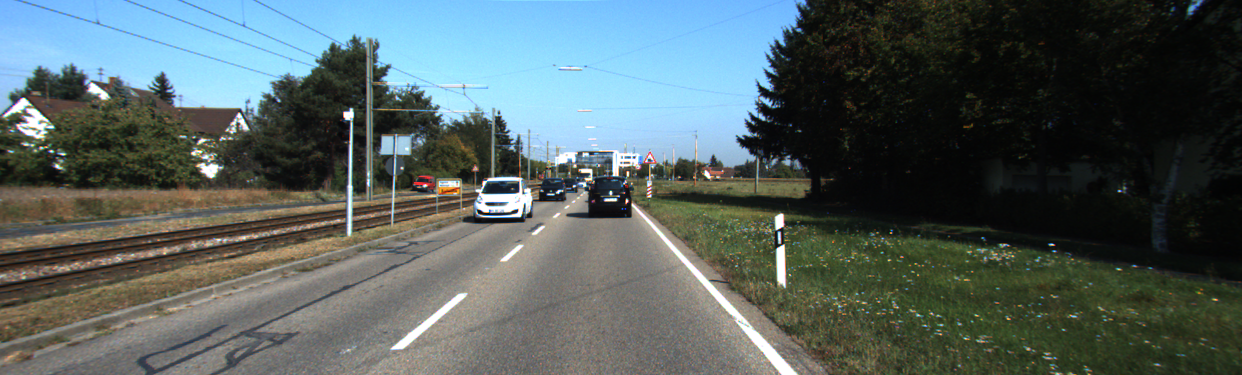
#> input picture ImageProcessingExercises/Project02/roads/um_000034.png, 1242 x 375 px, found by its file name
$ jupyter execute LineDetection.ipynb
#> lines starting #> are read from the running program, lines starting #| are printed output that depends on the picture; after the words box and inside, x2 and y2 are one past the last pixel; in counts of white or black regions, pixels touching at a corner belong together; long printed decimals are rounded
[cell 1]
import cv2
import numpy as np
import matplotlib.pylab as plt
import scipy

[cell 2]
image = cv2.imread("roads\\um_000034.png")
#> image is the input picture: shape (375, 1242, 3); mean B, G, R 95.7, 96.4, 83.7
image = cv2.cvtColor(image, cv2.COLOR_BGR2RGBA)
#> image: shape (375, 1242, 4)

plt.imshow(image)
plt.show()

[cell 3]
gray_image = cv2.cvtColor(image, cv2.COLOR_RGB2GRAY)
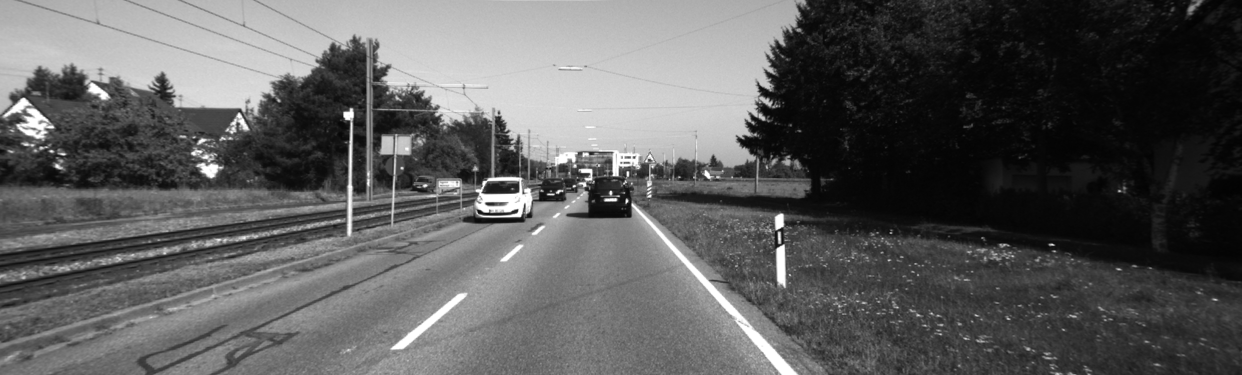
#> gray_image: shape (375, 1242); min 2, max 255, mean 92.5
meanFilter = np.ones((5,5))/25
convolutionImage = scipy.ndimage.convolve(gray_image, meanFilter)
plt.imshow(gray_image)
plt.show()
plt.imshow(convolutionImage)
plt.show()
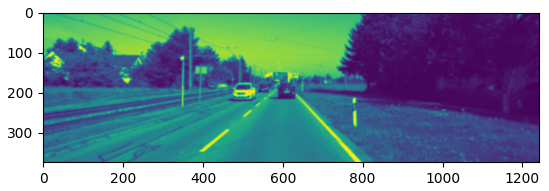
#> figure drawn by matplotlib, 1 panel

[cell 4]
canny_image = cv2.Canny(convolutionImage, 100, 200)
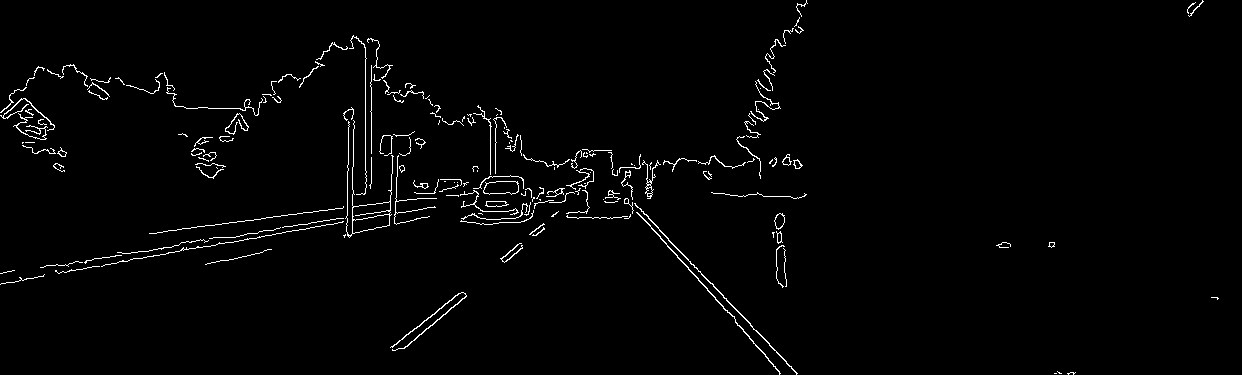
#> canny_image: shape (375, 1242); 1.8% white in thin lines or dots

plt.imshow(canny_image)
plt.show()

[cell 5]
# 375 heigth 1242 width
image_heigth = image.shape[0]
#> image_heigth = 375
image_width = image.shape[1]
#> image_width = 1242
# channel_count = image.shape[2]
# print(str(image_heigth), str(image_width), str(channel_count))

# 3 nokta belirleniyor
region_of_interest_vertices = [
    (0, image_heigth),
    (image_width/2, image_heigth/2),
    (image_width, image_heigth)
]
#> region_of_interest_vertices = [(0, 375), (621, 187.5), (1242, 375)]

# [0, 0, 0, 0, ...]
mask = np.zeros_like(canny_image)
plt.imshow(mask)
plt.show()

print(mask)
#> (printed output is left out)
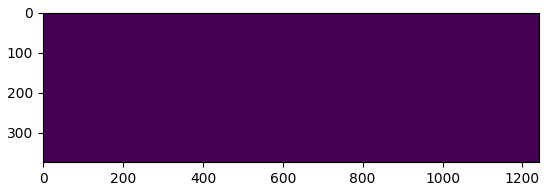
#> figure drawn by matplotlib, 1 panel

[cell 6]
# (255, 255, 255, 255, ....)
# match_mask_color = (255,) * channel_count
match_mask_color = 255
cv2.fillPoly(mask, np.array([region_of_interest_vertices], np.int32), match_mask_color)
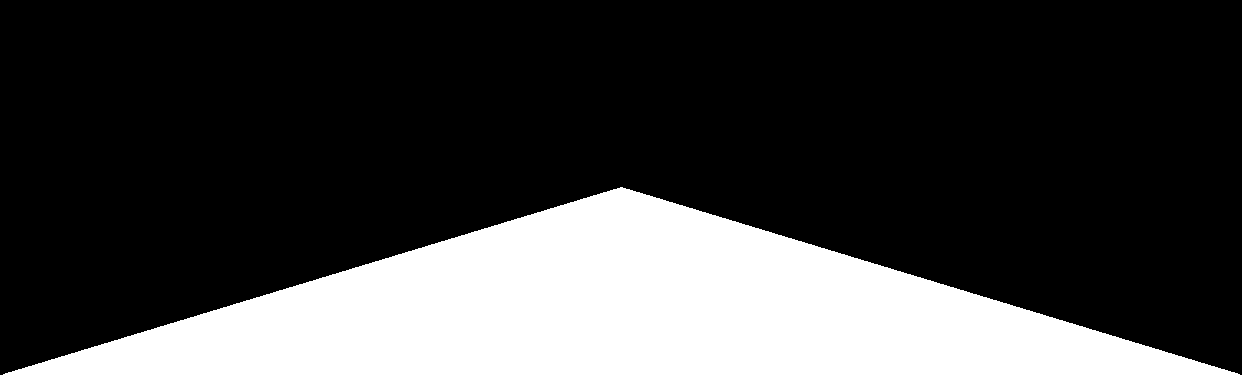
#> mask: shape (375, 1242); 25.1% white; 1 white region, box (x1, y1, x2, y2) and area: (3, 187, 1240, 375) 116803

plt.imshow(mask)
plt.show()

print(match_mask_color)

[cell 7]
masked_image = cv2.bitwise_and(canny_image, mask)
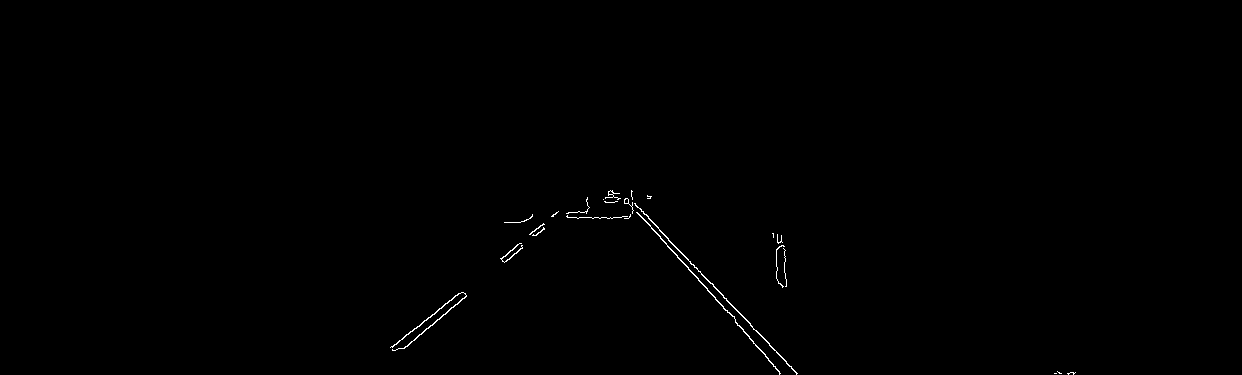
#> masked_image: shape (375, 1242); 0.31% white in thin lines or dots, all inside (x1, y1, x2, y2) = (390, 190, 1076, 375)

plt.imshow(masked_image)
plt.show()

[cell 8]
lines = cv2.HoughLinesP(masked_image,
                        rho=2,
                        theta=np.pi/60,
                        threshold=100,
                        lines=np.array([]),
                        minLineLength=40,
                        maxLineGap=100)
#> lines = [[626, 198, 735, 319], [392, 347, 553, 216], [632, 204, 726, 298], [625, 198, 749, 336], [403, 348, 458, 303]]

print(lines)
#| [[[626 198 735 319]]
#|  [[392 347 553 216]]
#|  [[632 204 726 298]]
#|  [[625 198 749 336]]
#|  [[403 348 458 303]]]

[cell 9]
coordi_line = []
coordi_lane_m = []
if lines is not None:
    for line in lines:
        for x1, y1, x2, y2 in line:
            coordi_line.append([x1, image_heigth-y1, x2, image_heigth-y2])
            coordi_lane_m.append(((image_heigth-y2) - (image_heigth-y1)) / (x2 - x1))
#> this loop made 5 passes
#> after the loop, coordi_lane_m = [-1.11, 0.814, -1, -1.11, 0.818]; coordi_line = [[626, 177, 735, 56], [392, 28, 553, 159], [632, 171, 726, 77], [625, 177, 749, 39], [403, 27, 458, 72]]

print(image_heigth, image_width)
#| 375 1242
print(coordi_line)
#| [[626, 177, 735, 56], [392, 28, 553, 159], [632, 171, 726, 77], [625, 177, 749, 39], [403, 27, 458, 72]]
print(coordi_lane_m)
#| [-1.110, 0.8137, -1.0, -1.113, 0.8182]

[cell 10]
def draw_lines(original_image, lines_array):
    img = np.copy(original_image)
    blank_image = np.zeros((img.shape[0], img.shape[1], img.shape[2]),
                           dtype=np.uint8)

    if lines is not None:
        for count, line in enumerate(lines_array):
            # coordinates of lines
            for x1, y1, x2, y2 in line:
                cv2.line(blank_image,            # resmin üzerinde yazılacak
                        (x1, y1),       # çizginin başlangıç koordinatı
                        (x2, y2),       # çizginin ikinci koordinatı
                        (0,255,0),      # çizgi rengi
                        thickness=2)    # kalınlığı
                cv2.putText(blank_image,
                            str(coordi_lane_m[count]),
                            (x1, y1),
                            cv2.FONT_HERSHEY_PLAIN,
                            1,
                            (0,255,0),
                            2,
                            cv2.LINE_AA)
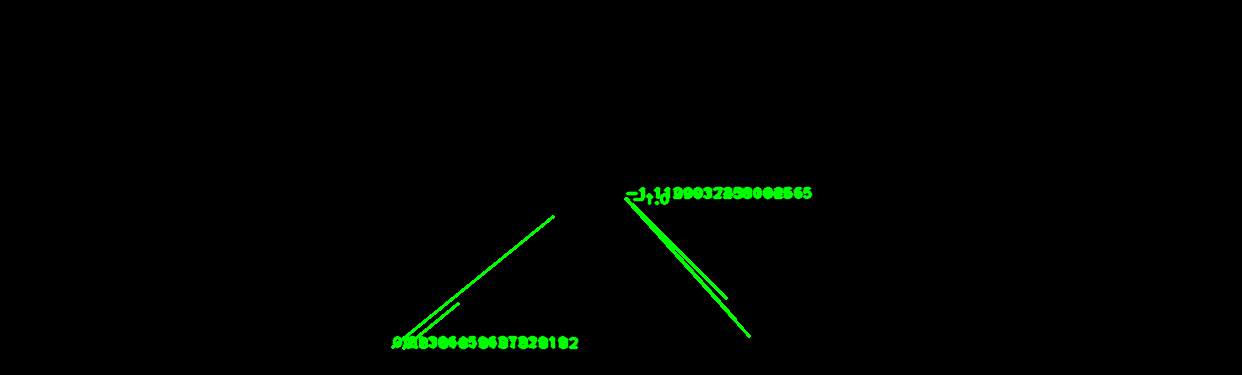
#> blank_image: shape (375, 1242, 4); mean of channels 0, 1, 2, 3 0, 3, 0, 0; drawn as B, G, R
    img = cv2.addWeighted(img, 0.8, blank_image, 1, 0.0)
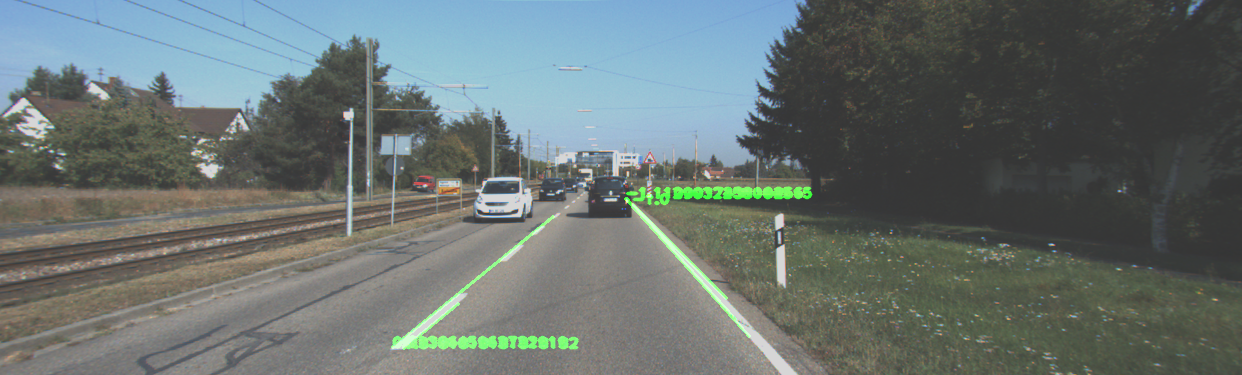
#> img: shape (375, 1242, 4); mean R, G, B, A 67, 78.9, 76.5, 204; transparent parts drawn white
    return img

$ run again, with ImageProcessingExercises/Project02/roads/um_000000.png copied over ImageProcessingExercises/Project02/roads/um_000034.png
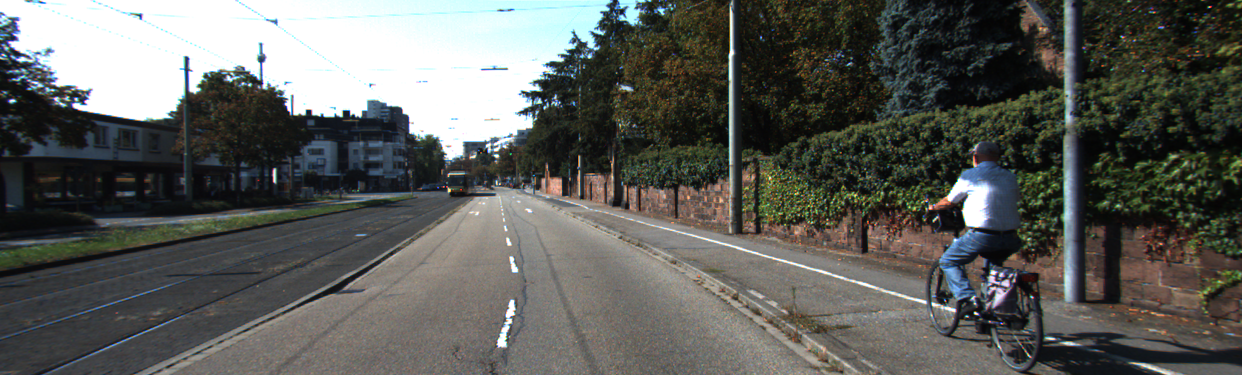
#> input picture ImageProcessingExercises/Project02/roads/um_000000.png, 1242 x 375 px, found by its file name
#> image is the input picture: shape (375, 1242, 3); mean B, G, R 89.7, 93.9, 92.4
#> image: shape (375, 1242, 4)
#> `canny_image = cv2.Canny(convolutionImage, 100, 200)`:
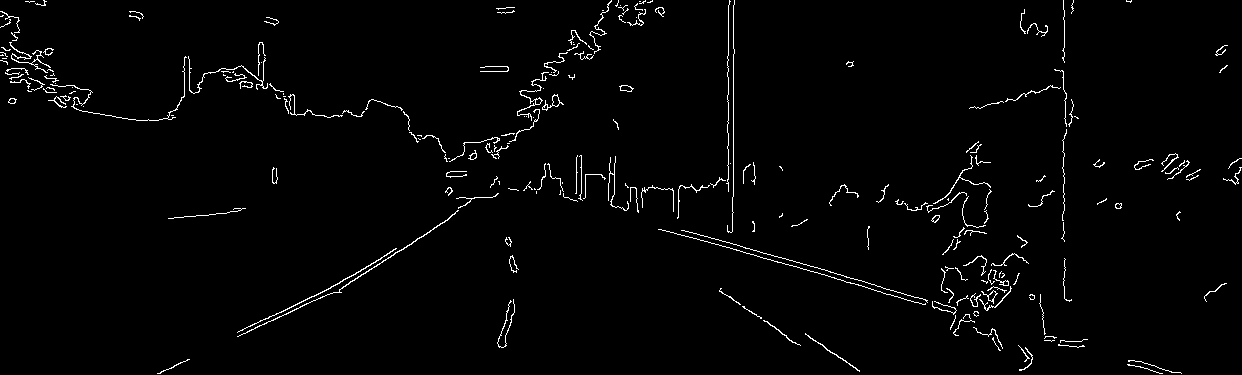
#> canny_image: shape (375, 1242); 1.9% white in thin lines or dots
#> (printed output is left out)
#> mask: shape (375, 1242); 25.1% white; 1 white region, box (x1, y1, x2, y2) and area: (3, 187, 1240, 375) 116803
#> masked_image: shape (375, 1242); 0.48% white in thin lines or dots, all inside (x1, y1, x2, y2) = (157, 189, 1182, 374)
#> lines = [[883, 288, 1081, 341], [610, 204, 994, 329], [159, 373, 365, 268], [185, 361, 390, 257], [658, 229, 1076, 341], [681, 230, 785, 258], [905, 299, 1181, 373], [247, 331, 342, 288]]
#| [[[ 883  288 1081  341]]
#|  [[ 610  204  994  329]]
#|  [[ 159  373  365  268]]
#|  [[ 185  361  390  257]]
#|  [[ 658  229 1076  341]]
#|  [[ 681  230  785  258]]
#> (further printed lines are left out)
#> the loop `for line in lines:` made 8 passes
#> after the loop `for line in lines:`: coordi_lane_m = [-0.268, -0.326, 0.51, 0.507, -0.268, -0.269, -0.268, 0.453]; coordi_line = [[883, 87, 1081, 34], [610, 171, 994, 46], [159, 2, 365, 107], [185, 14, 390, 118], [658, 146, 1076, 34], [681, 145, 785, 117], [905, 76, 1181, 2], [247, 44, 342, 87]]
#| 375 1242
#| [[883, 87, 1081, 34], [610, 171, 994, 46], [159, 2, 365, 107], [185, 14, 390, 118], [658, 146, 1076, 34], [681, 145, 785, 117], [905, 76, 1181, 2], [247, 44, 342, 87]]
#| [-0.2677, -0.3255, 0.5097, 0.5073, -0.2679, -0.2692, -0.2681, 0.4526]
#> the loop in draw_lines, `for count, line in enumerate(lines_array):` made 8 passes
#> in draw_lines, `img = cv2.addWeighted(img, 0.8, blank_image, 1, 0.0)`:
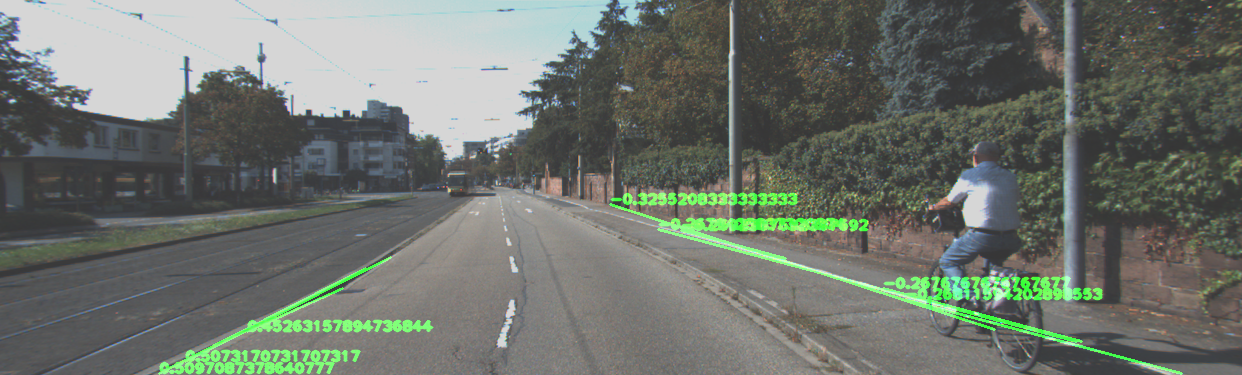
#> img: shape (375, 1242, 4); mean R, G, B, A 73.9, 80.8, 71.7, 204; transparent parts drawn white

$ run again, with ImageProcessingExercises/Project02/roads/um_000001.png copied over ImageProcessingExercises/Project02/roads/um_000034.png
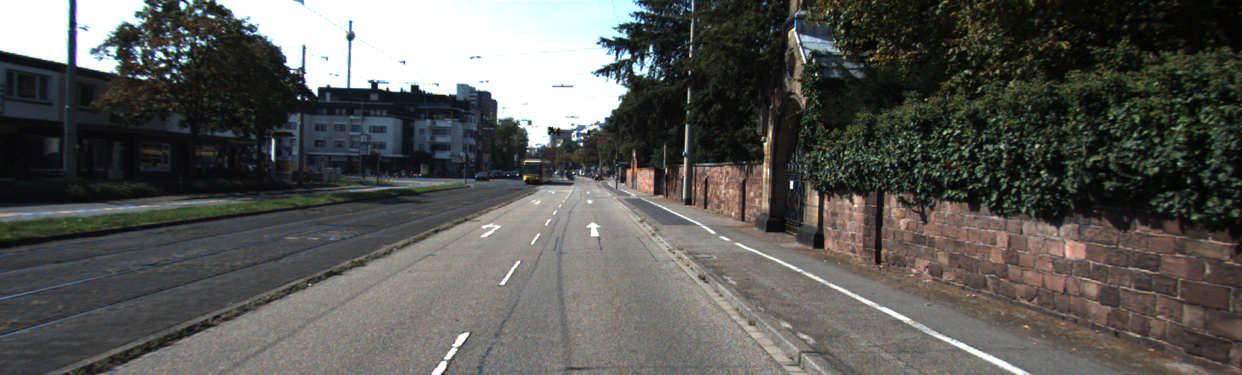
#> input picture ImageProcessingExercises/Project02/roads/um_000001.png, 1242 x 375 px, found by its file name
#> image is the input picture: shape (375, 1242, 3); mean B, G, R 85.4, 89, 89.1
#> image: shape (375, 1242, 4)
#> `canny_image = cv2.Canny(convolutionImage, 100, 200)`:
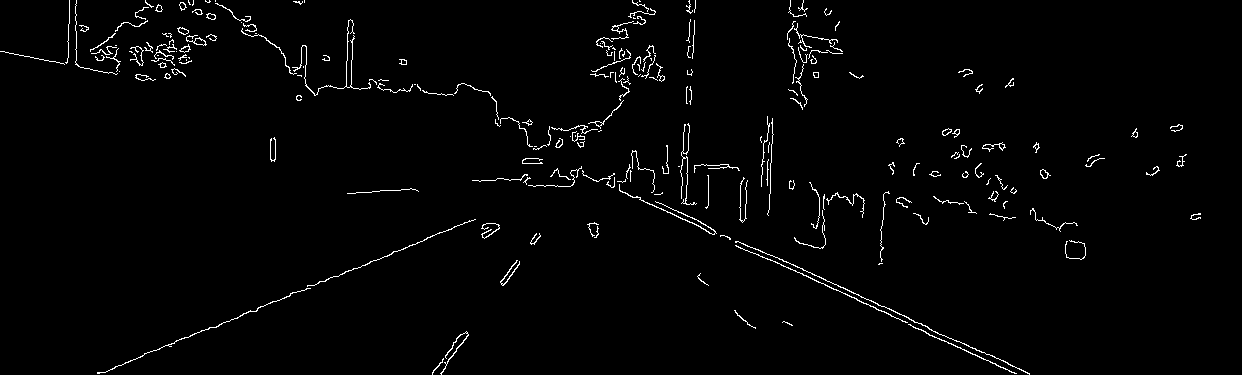
#> canny_image: shape (375, 1242); 1.8% white in thin lines or dots
#> (printed output is left out)
#> mask: shape (375, 1242); 25.1% white; 1 white region, box (x1, y1, x2, y2) and area: (3, 187, 1240, 375) 116803
#> masked_image: shape (375, 1242); 0.39% white in thin lines or dots, all inside (x1, y1, x2, y2) = (97, 188, 1030, 375)
#> lines = [[911, 320, 1029, 373], [619, 189, 1003, 360], [706, 231, 856, 298], [782, 259, 942, 340], [878, 305, 1008, 363], [144, 353, 257, 310]]
#| [[[ 911  320 1029  373]]
#|  [[ 619  189 1003  360]]
#|  [[ 706  231  856  298]]
#|  [[ 782  259  942  340]]
#|  [[ 878  305 1008  363]]
#|  [[ 144  353  257  310]]]
#> the loop `for line in lines:` made 6 passes
#> after the loop `for line in lines:`: coordi_lane_m = [-0.449, -0.445, -0.447, -0.506, -0.446, 0.381]; coordi_line = [[911, 55, 1029, 2], [619, 186, 1003, 15], [706, 144, 856, 77], [782, 116, 942, 35], [878, 70, 1008, 12], [144, 22, 257, 65]]
#| 375 1242
#| [[911, 55, 1029, 2], [619, 186, 1003, 15], [706, 144, 856, 77], [782, 116, 942, 35], [878, 70, 1008, 12], [144, 22, 257, 65]]
#| [-0.4492, -0.4453, -0.4467, -0.5062, -0.4462, 0.3805]
#> the loop in draw_lines, `for count, line in enumerate(lines_array):` made 6 passes
#> in draw_lines, `img = cv2.addWeighted(img, 0.8, blank_image, 1, 0.0)`:
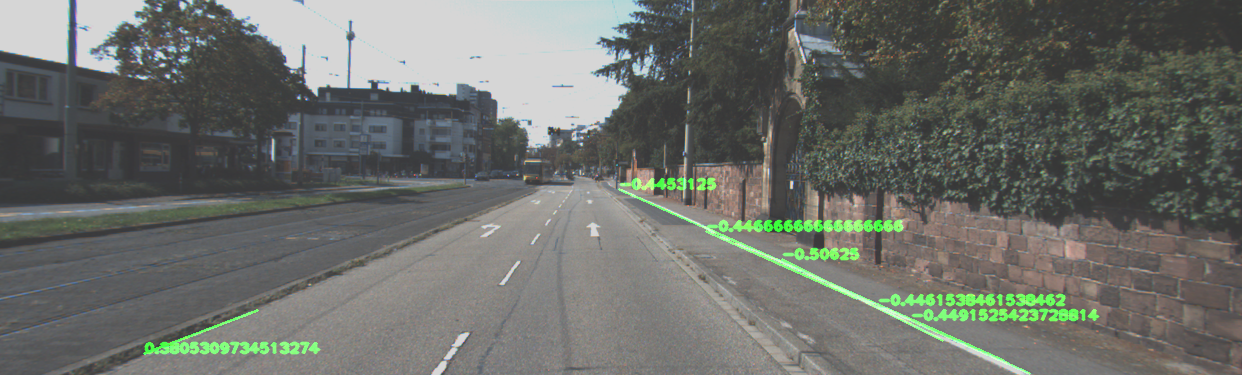
#> img: shape (375, 1242, 4); mean R, G, B, A 71.2, 74.6, 68.3, 204; transparent parts drawn white
